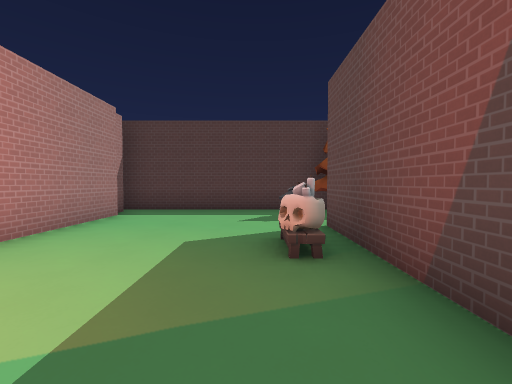
[1] (above)

24 first-person views from a walk through a Godot game level. The camera is 1.5 m above the floor, tilts 2° down and sees 90° across. The floor is counted in squares, 2 m on a side. Each view is taken from the middle of a square. On the plan, view 1 faces up. The plan holds only what a view shows up to about 9 squares ahead; the rest is blank. The place goes on beyond the plan. Characters and animated objects are not drawn. Some surface patterns are stand-ins.

[2]
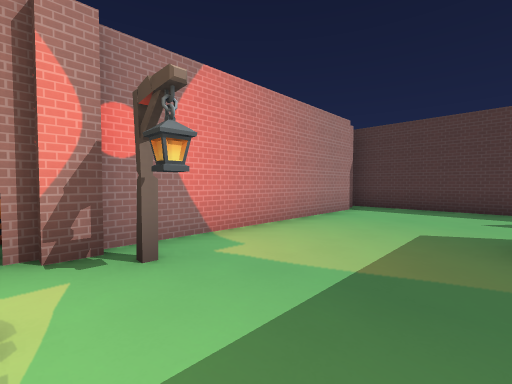

[3]
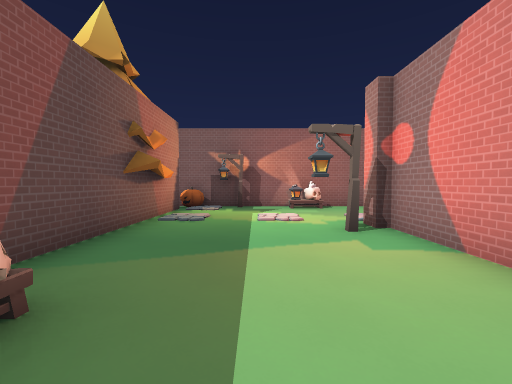

[4]
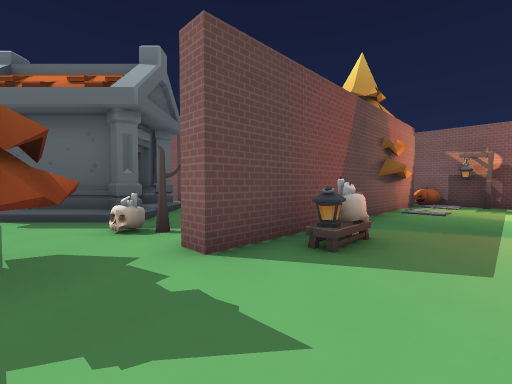

[5]
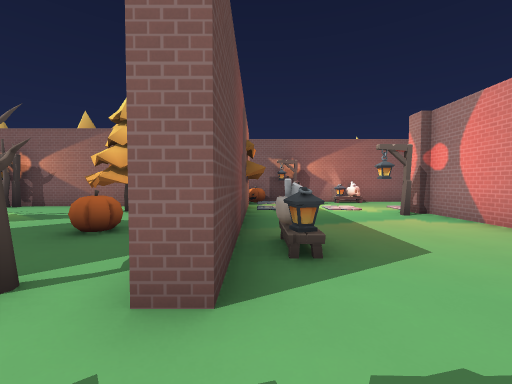

[6]
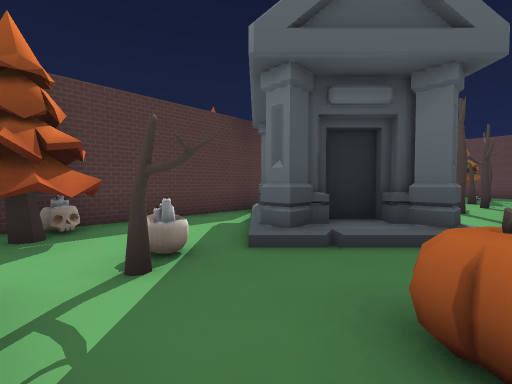

[7]
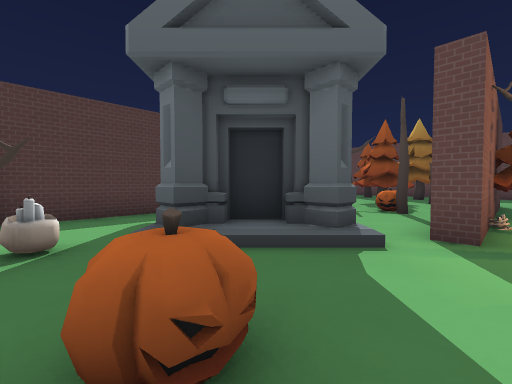

[8]
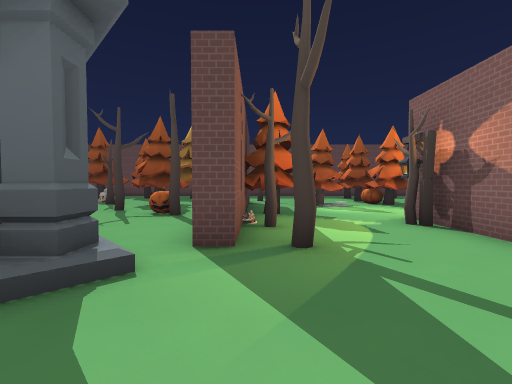

[9]
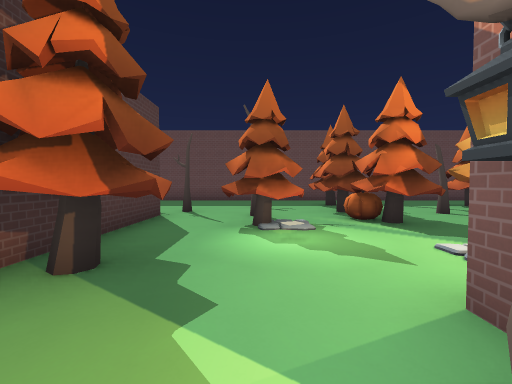

[10]
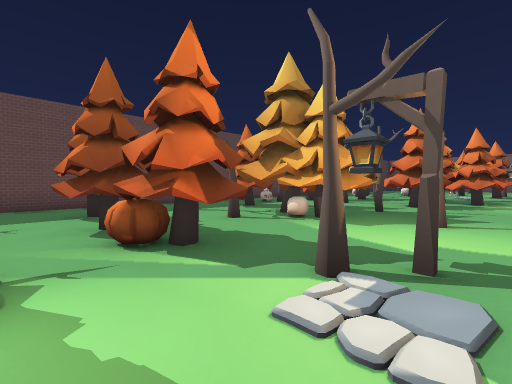

[11]
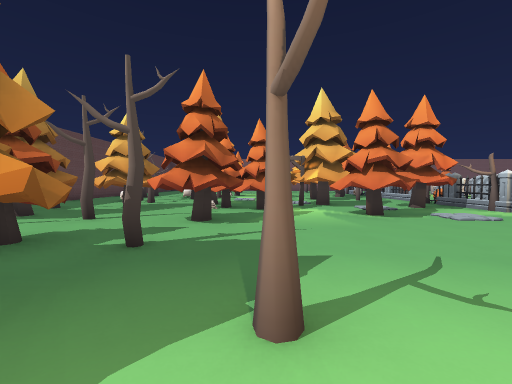

[12]
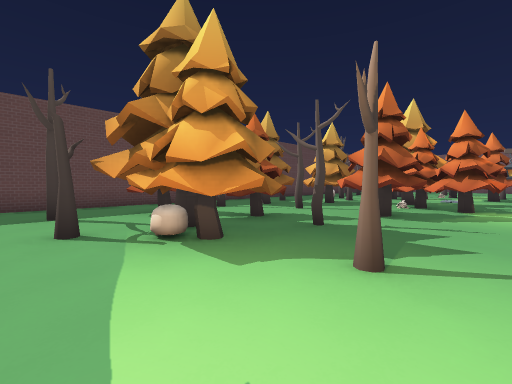

[13]
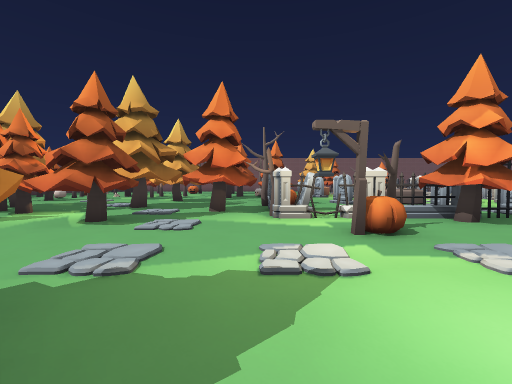

[14]
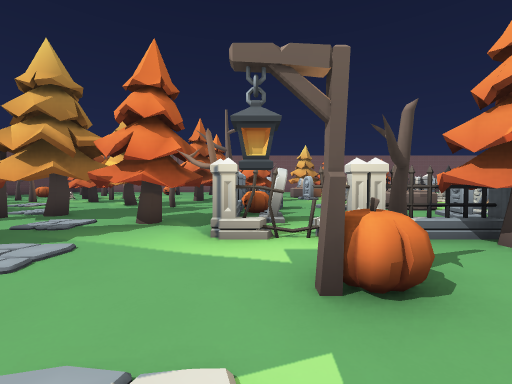

[15]
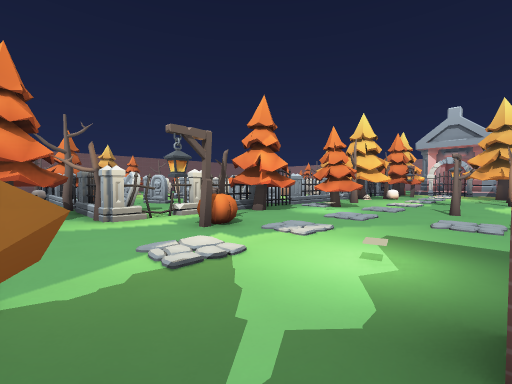

[16]
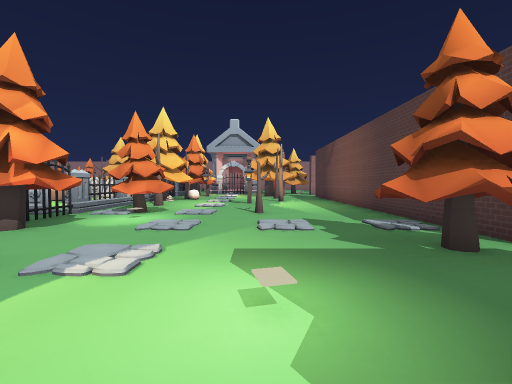

[17]
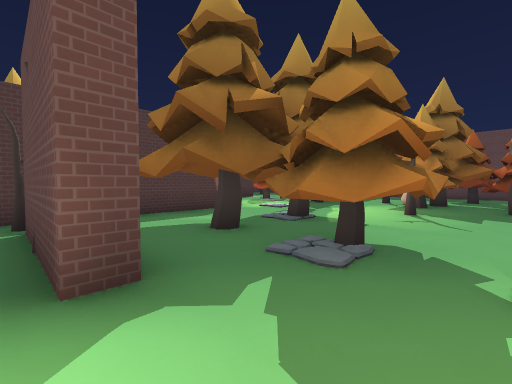

[18]
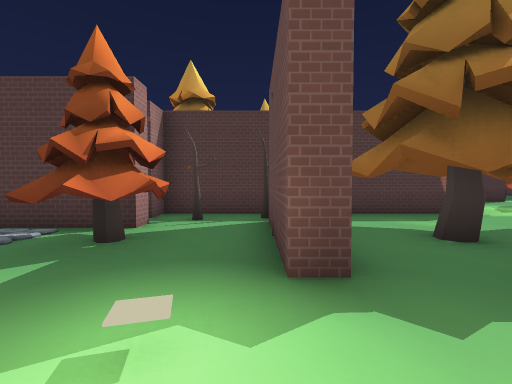

[19]
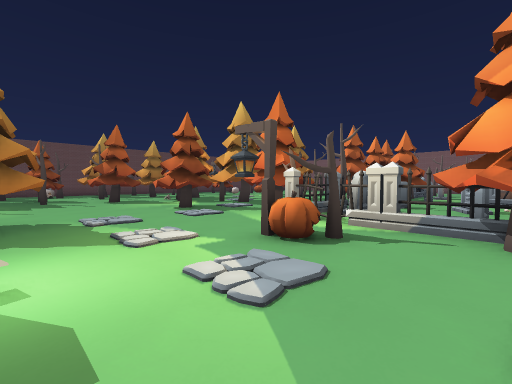

[20]
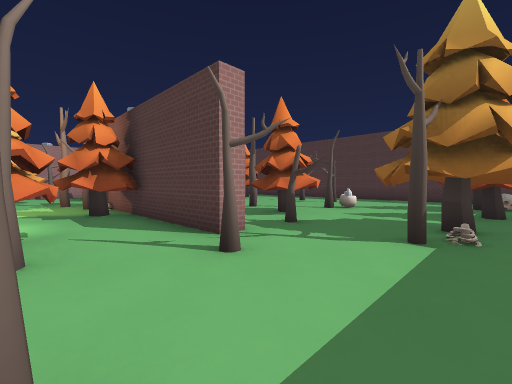

[21]
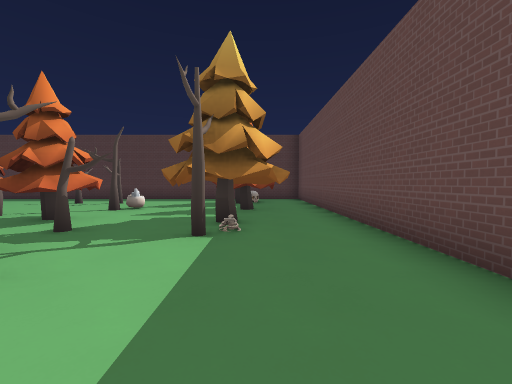

[22]
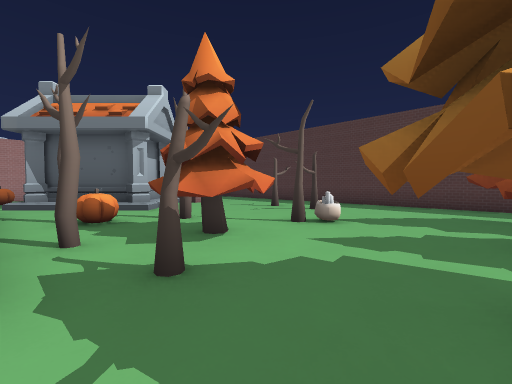

[23]
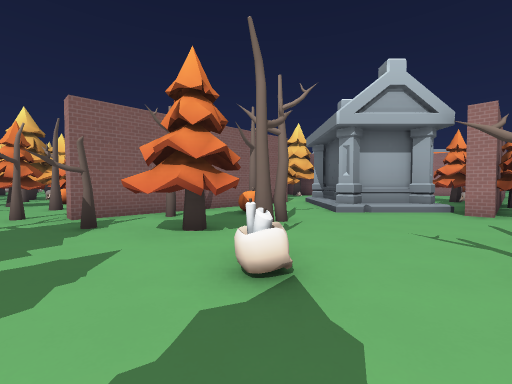

[24]
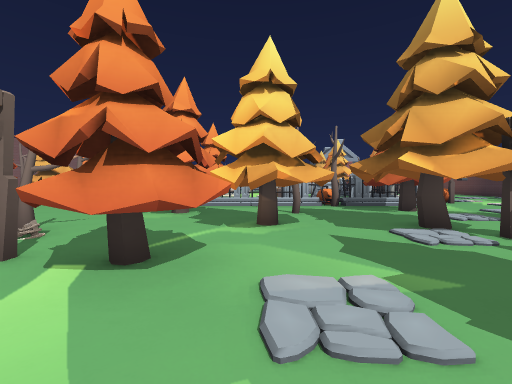

### Floor plan
Points are (right, up) in squares from view 1. A wall is a line through its corners. A room is listed if a view was taken in it or the views show most of it. See-through windows are left out.
Room 1 (views 1, 2, 3, 4, 5, 6)
walls: (1.5, 7.3) (-3.8, 7.3); (-3.2, 6) (-3.2, -0.2); (5, 3.9) (4.5, 3.9) (4.5, 4.5) (5, 4.5); (-3, -0.1) (-3, -0.8); (5.5, 4.1) (5.1, 3.7); (6, 3.4) (5.1, 4.4) (6.1, 5.4); (5.9, 2.5) (5.9, 3); (1.2, -3.9) (1.2, 4.5) (1.8, 4.5); (-4.5, -4.3) (-0.5, -4.3)
low walls: (3.3, 2.3) (3.6, 2.3) (3.9, 2.1); (3.2, 2) (3.4, 2.4); (3.2, 2) (3.2, 2.3)
ways out: opening at (2, 2) to room 2; opening at (5, 3) to room 2; opening at (7.5, 7.5) to room 2; gap at (-3, -1)
objects: bench (-3, -4); lantern (-2, 0); bench (0, 3) to (1, 3); pine tree (2, 6) to (3, 7); tree (3, 3); other object (3, 4); other object (3, 7); pine tree (4, 8) to (5, 8); pine tree (6, 8) to (7, 8)
Room 2 (views 7, 8, 9, 10, 11, 12, 13, 15, 16, 20, 21, 22, 23, 24)
walls: (4.9, -7) (4.3, -7); (8.5, -2.8) (6.2, -2.8); (19, -8.8) (19, -1.9); (5.1, -2.3) (8.5, -2.3); (9, 1.8) (14, 1.8) (14, 1.2) (7, 1.2) (7, 1.8) (7.5, 1.8); (3.4, 1.6) (3.2, 2); (6.4, 3) (6.4, 2.5) (5.9, 2.5); (6.5, 3.2) (6.1, 2.9) (5.8, 3.2); (19, 0.9) (19, 8); (8, 5.1) (8.5, 5.1) (8.5, 4.6) (8, 4.6); (6.8, 6.1) (8.1, 4.9) (6.7, 3.5); (7.1, 6.5) (7.1, 6)
low walls: (3.6, -15.4) (4, -15.2) (4.3, -15.3); (3.5, 1.6) (3.3, 1.8); (3.8, 1.8) (3.5, 1.7) (3.3, 1.7); (3.7, 1.8) (3.3, 1.8)
ways out: opening at (2, 2) to room 1; opening at (5, 3) to room 1; opening at (7.5, 7.5) to room 1; opening at (-1, -10.4) to room 3; opening at (4, -8.5) to room 3; opening at (4.5, -4.5) to room 3; gap at (14, 1)
objects: other object (-4, -13) to (-4, -12); tree (-4, -11); other object (-3, -17) to (-3, -16); fence (-3, -13) to (-2, -12); tombstone (-2, -14); pine tree (-2, -11) to (-1, -10); coffin (-1, -17) to (0, -16); tombstone (-1, -15) to (0, -14); fence (0, -19) to (1, -18); pine tree (0, -13) to (1, -11); other object (1, -18) to (1, -17); tombstone (1, -15) to (2, -15); fence (1, -13) to (2, -12); tombstone (2, -17) to (2, -16); pine tree (2, -1); pine tree (3, -19); other object (3, -17) to (3, -16); tombstone (3, -14) to (4, -14); fence (3, -13) to (4, -12); tree (3, -11); fence (4, -20) to (5, -19); fence (4, -18) to (5, -17); fence (4, -14) to (5, -13); lantern (4, -11); pine tree (4, -2) to (5, 0); other object (5, -24); fence (5, -16); tree (5, -15); tree (5, -13); other object (6, -26) to (7, -25); pine tree (6, -20) to (7, -19); pine tree (6, -15) to (7, -13); pine tree (6, -8) to (8, -7); pine tree (7, -18) to (9, -17); tree (7, -17); pine tree (7, -13) to (9, -12); pine tree (7, -6); tree (7, 0); pine tree (8, -16) to (10, -14); pine tree (8, -6) to (9, -5); tree (8, 1); tree (9, -22); tree (9, -3); lantern (9, -2); pine tree (10, -19) to (11, -18); lantern (10, -15) to (10, -14); pine tree (10, -13) to (11, -13); pine tree (10, 0) to (11, 1); other object (10, 2); tree (10, 3); tree (10, 8); lantern (11, -21) to (11, -20); pine tree (11, -15) to (12, -14); tree (11, -7); tree (11, -5); lantern (11, -4); tree (11, 5); pine tree (12, -16) to (13, -15); pine tree (12, -12) to (13, -11); tree (12, -9); pine tree (12, -8) to (13, -7); pine tree (12, -2) to (13, -1); tree (12, 3); pine tree (12, 4) to (13, 5); tree (12, 8); skull (13, -7) to (13, -6); pine tree (13, -4) to (14, -3); other object (13, 6); tree (13, 7); pine tree (14, -15) to (16, -13); pine tree (14, -9) to (14, -8); pine tree (14, -8) to (15, -7); tree (14, -6); tree (14, -1); tree (14, 3); tree (15, -11); pine tree (15, -4) to (15, -3); tree (15, 1); pine tree (16, -13) to (16, -12); pine tree (16, -8) to (17, -7); pine tree (16, -4) to (17, -3); tree (16, -1); tree (16, 3); pine tree (16, 3) to (17, 5); pine tree (16, 5) to (17, 6); pine tree (16, 7) to (17, 8); other object (17, -14); other object (17, -10); tree (17, -6)
Room 3 (views 14, 17, 18, 19)
walls: (1.6, -4.7) (-4, -4.7); (4.3, -7) (4.3, -5.5); (3.5, -2.8) (1.8, -2.8); (-1.3, -12.3) (-0.8, -12.6)
ways out: opening at (-1, -10.4) to room 2; opening at (4, -8.5) to room 2; opening at (4.5, -4.5) to room 2
objects: lantern (-4, -8); tree (-2, -8) to (-1, -8); pine tree (1, -6) to (2, -5); tree (3, -4); other object (4, -5); tree (4, -4) to (4, -3)
Room 4 (no view inside)
walls: (-0.5, -4.3) (1.5, -4.3)
low walls: (0.6, -3.9) (0.9, -3.7)
objects: lantern (0, -4)

Positions as (right, up) in squares from view 1, and headings:
1: (0, 0), facing up
2: (0, -1), facing up-left
3: (-1, 4), facing down
4: (-1, 6), facing down-right
5: (1, 6), facing down
6: (2, 2), facing up-right
7: (3, 1), facing up-right
8: (4, 1), facing right
9: (8, -1), facing right
10: (10, -2), facing down-right
11: (11, -6), facing down
12: (10, -5), facing down-right
13: (5, -7), facing down
14: (4, -9), facing down
15: (6, -7), facing down-left
16: (5, -8), facing left
17: (4, -9), facing up-right
18: (4, -9), facing up
19: (1, -8), facing down-right
20: (17, -1), facing up-left
21: (17, -1), facing up
22: (16, 2), facing up-left
23: (15, 8), facing down-left
24: (13, -18), facing left
